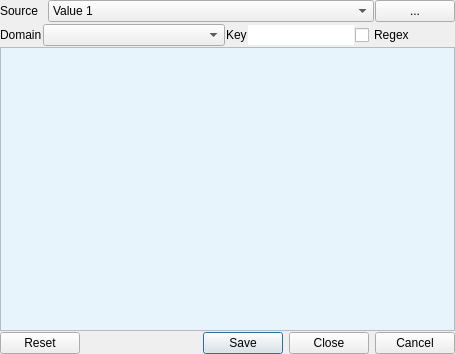
<?xml version="1.0" encoding="UTF-8"?>
<ui version="4.0">
 <class>Dialog</class>
 <widget class="QDialog" name="Dialog">
  <property name="geometry">
   <rect>
    <x>0</x>
    <y>0</y>
    <width>455</width>
    <height>354</height>
   </rect>
  </property>
  <property name="windowTitle">
   <string>Metadata Editor</string>
  </property>
  <layout class="QVBoxLayout" name="verticalLayout">
   <property name="spacing">
    <number>1</number>
   </property>
   <property name="leftMargin">
    <number>0</number>
   </property>
   <property name="topMargin">
    <number>0</number>
   </property>
   <property name="rightMargin">
    <number>0</number>
   </property>
   <property name="bottomMargin">
    <number>0</number>
   </property>
   <item>
    <layout class="QHBoxLayout" name="horizontalLayout">
     <property name="spacing">
      <number>1</number>
     </property>
     <property name="bottomMargin">
      <number>1</number>
     </property>
     <item>
      <widget class="QLabel" name="labelSource">
       <property name="sizePolicy">
        <sizepolicy hsizetype="Preferred" vsizetype="Preferred">
         <horstretch>1</horstretch>
         <verstretch>0</verstretch>
        </sizepolicy>
       </property>
       <property name="text">
        <string>Source</string>
       </property>
      </widget>
     </item>
     <item>
      <widget class="QComboBox" name="cbSource">
       <property name="sizePolicy">
        <sizepolicy hsizetype="Preferred" vsizetype="Fixed">
         <horstretch>7</horstretch>
         <verstretch>0</verstretch>
        </sizepolicy>
       </property>
       <item>
        <property name="text">
         <string>Value 1</string>
        </property>
       </item>
       <item>
        <property name="text">
         <string>Value 2</string>
        </property>
       </item>
       <item>
        <property name="text">
         <string>Value 3</string>
        </property>
       </item>
      </widget>
     </item>
     <item>
      <widget class="QPushButton" name="btnSelectSource">
       <property name="sizePolicy">
        <sizepolicy hsizetype="Minimum" vsizetype="Fixed">
         <horstretch>0</horstretch>
         <verstretch>0</verstretch>
        </sizepolicy>
       </property>
       <property name="text">
        <string>...</string>
       </property>
      </widget>
     </item>
    </layout>
   </item>
   <item>
    <layout class="QHBoxLayout" name="horizontalLayout_2">
     <property name="spacing">
      <number>1</number>
     </property>
     <property name="bottomMargin">
      <number>0</number>
     </property>
     <item>
      <widget class="QLabel" name="labelFilter_2">
       <property name="text">
        <string>Domain</string>
       </property>
      </widget>
     </item>
     <item>
      <widget class="QComboBox" name="cbDomainFilter">
       <property name="sizePolicy">
        <sizepolicy hsizetype="Preferred" vsizetype="Fixed">
         <horstretch>2</horstretch>
         <verstretch>0</verstretch>
        </sizepolicy>
       </property>
      </widget>
     </item>
     <item>
      <widget class="QLabel" name="labelFilter">
       <property name="text">
        <string>Key</string>
       </property>
      </widget>
     </item>
     <item>
      <widget class="QLineEdit" name="tbKeyFilter">
       <property name="frame">
        <bool>false</bool>
       </property>
      </widget>
     </item>
     <item>
      <widget class="QCheckBox" name="cbRegex">
       <property name="text">
        <string>Regex</string>
       </property>
      </widget>
     </item>
     <item>
      <spacer name="horizontalSpacer">
       <property name="orientation">
        <enum>Qt::Horizontal</enum>
       </property>
       <property name="sizeHint" stdset="0">
        <size>
         <width>40</width>
         <height>20</height>
        </size>
       </property>
      </spacer>
     </item>
    </layout>
   </item>
   <item>
    <widget class="QTreeView" name="treeView">
     <property name="styleSheet">
      <string notr="true">QTreeView {
    alternate-background-color: #f6fafb;
    background: #e8f4fc;
}
QTreeView::item:open {
    background-color: #c5ebfb;
    color: blue;
}
QTreeView::item:selected {
    background-color: #1d3dec;
    color: white;
}
/*
QTreeView::branch {
    background-color: white;
}
QTreeView::branch:open {
    image: url(branch-open.png);
}
QTreeView::branch:closed:has-children {
    image: url(branch-closed.png);
}
*/</string>
     </property>
     <property name="alternatingRowColors">
      <bool>true</bool>
     </property>
    </widget>
   </item>
   <item>
    <widget class="QDialogButtonBox" name="buttonBox">
     <property name="standardButtons">
      <set>QDialogButtonBox::Cancel|QDialogButtonBox::Close|QDialogButtonBox::Reset|QDialogButtonBox::Save</set>
     </property>
    </widget>
   </item>
  </layout>
 </widget>
 <resources/>
 <connections>
  <connection>
   <sender>buttonBox</sender>
   <signal>accepted()</signal>
   <receiver>Dialog</receiver>
   <slot>accept()</slot>
   <hints>
    <hint type="sourcelabel">
     <x>190</x>
     <y>281</y>
    </hint>
    <hint type="destinationlabel">
     <x>383</x>
     <y>0</y>
    </hint>
   </hints>
  </connection>
  <connection>
   <sender>buttonBox</sender>
   <signal>rejected()</signal>
   <receiver>Dialog</receiver>
   <slot>reject()</slot>
   <hints>
    <hint type="sourcelabel">
     <x>222</x>
     <y>282</y>
    </hint>
    <hint type="destinationlabel">
     <x>314</x>
     <y>0</y>
    </hint>
   </hints>
  </connection>
 </connections>
</ui>
